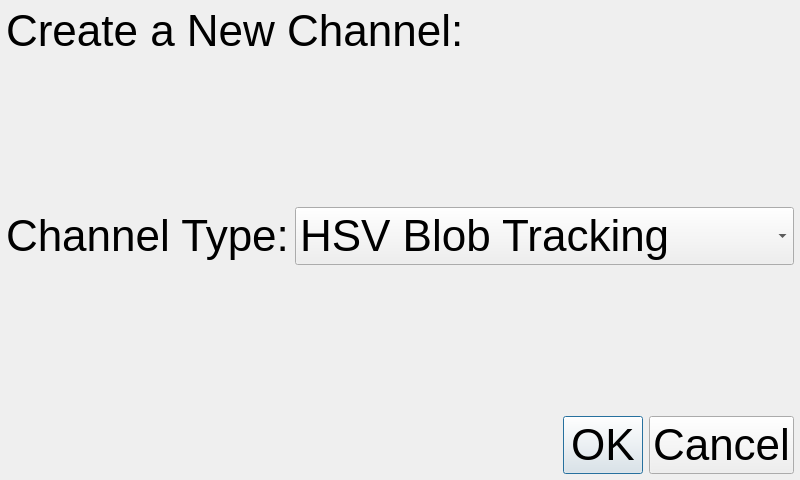
<?xml version="1.0" encoding="UTF-8"?>
<ui version="4.0">
 <class>CreateChannelDialog</class>
 <widget class="QDialog" name="CreateChannelDialog">
  <property name="geometry">
   <rect>
    <x>0</x>
    <y>0</y>
    <width>800</width>
    <height>480</height>
   </rect>
  </property>
  <property name="windowTitle">
   <string>Dialog</string>
  </property>
  <layout class="QVBoxLayout" name="verticalLayout" stretch="0,0,1,0,0">
   <property name="margin">
    <number>6</number>
   </property>
   <item>
    <layout class="QHBoxLayout" name="horizontalLayout_2">
     <item>
      <widget class="QLabel" name="label_2">
       <property name="font">
        <font>
         <pointsize>33</pointsize>
        </font>
       </property>
       <property name="text">
        <string>Create a New Channel:</string>
       </property>
      </widget>
     </item>
     <item>
      <widget class="QLabel" name="label_3">
       <property name="text">
        <string/>
       </property>
       <property name="alignment">
        <set>Qt::AlignRight|Qt::AlignTrailing|Qt::AlignVCenter</set>
       </property>
      </widget>
     </item>
    </layout>
   </item>
   <item>
    <spacer name="verticalSpacer">
     <property name="orientation">
      <enum>Qt::Vertical</enum>
     </property>
     <property name="sizeHint" stdset="0">
      <size>
       <width>20</width>
       <height>40</height>
      </size>
     </property>
    </spacer>
   </item>
   <item>
    <layout class="QHBoxLayout" name="horizontalLayout" stretch="0,1">
     <item>
      <widget class="QLabel" name="label">
       <property name="font">
        <font>
         <pointsize>33</pointsize>
        </font>
       </property>
       <property name="text">
        <string>Channel Type:</string>
       </property>
      </widget>
     </item>
     <item>
      <widget class="QComboBox" name="type">
       <property name="font">
        <font>
         <pointsize>33</pointsize>
        </font>
       </property>
       <item>
        <property name="text">
         <string>HSV Blob Tracking</string>
        </property>
       </item>
       <item>
        <property name="text">
         <string>QR Code Scanner</string>
        </property>
       </item>
      </widget>
     </item>
    </layout>
   </item>
   <item>
    <spacer name="verticalSpacer_2">
     <property name="orientation">
      <enum>Qt::Vertical</enum>
     </property>
     <property name="sizeHint" stdset="0">
      <size>
       <width>20</width>
       <height>40</height>
      </size>
     </property>
    </spacer>
   </item>
   <item>
    <widget class="QDialogButtonBox" name="buttonBox">
     <property name="font">
      <font>
       <pointsize>33</pointsize>
      </font>
     </property>
     <property name="orientation">
      <enum>Qt::Horizontal</enum>
     </property>
     <property name="standardButtons">
      <set>QDialogButtonBox::Cancel|QDialogButtonBox::Ok</set>
     </property>
     <property name="centerButtons">
      <bool>false</bool>
     </property>
    </widget>
   </item>
  </layout>
 </widget>
 <resources>
  <include location="../rc/icons.qrc"/>
 </resources>
 <connections>
  <connection>
   <sender>buttonBox</sender>
   <signal>accepted()</signal>
   <receiver>CreateChannelDialog</receiver>
   <slot>accept()</slot>
   <hints>
    <hint type="sourcelabel">
     <x>248</x>
     <y>254</y>
    </hint>
    <hint type="destinationlabel">
     <x>157</x>
     <y>274</y>
    </hint>
   </hints>
  </connection>
  <connection>
   <sender>buttonBox</sender>
   <signal>rejected()</signal>
   <receiver>CreateChannelDialog</receiver>
   <slot>reject()</slot>
   <hints>
    <hint type="sourcelabel">
     <x>316</x>
     <y>260</y>
    </hint>
    <hint type="destinationlabel">
     <x>286</x>
     <y>274</y>
    </hint>
   </hints>
  </connection>
 </connections>
</ui>
